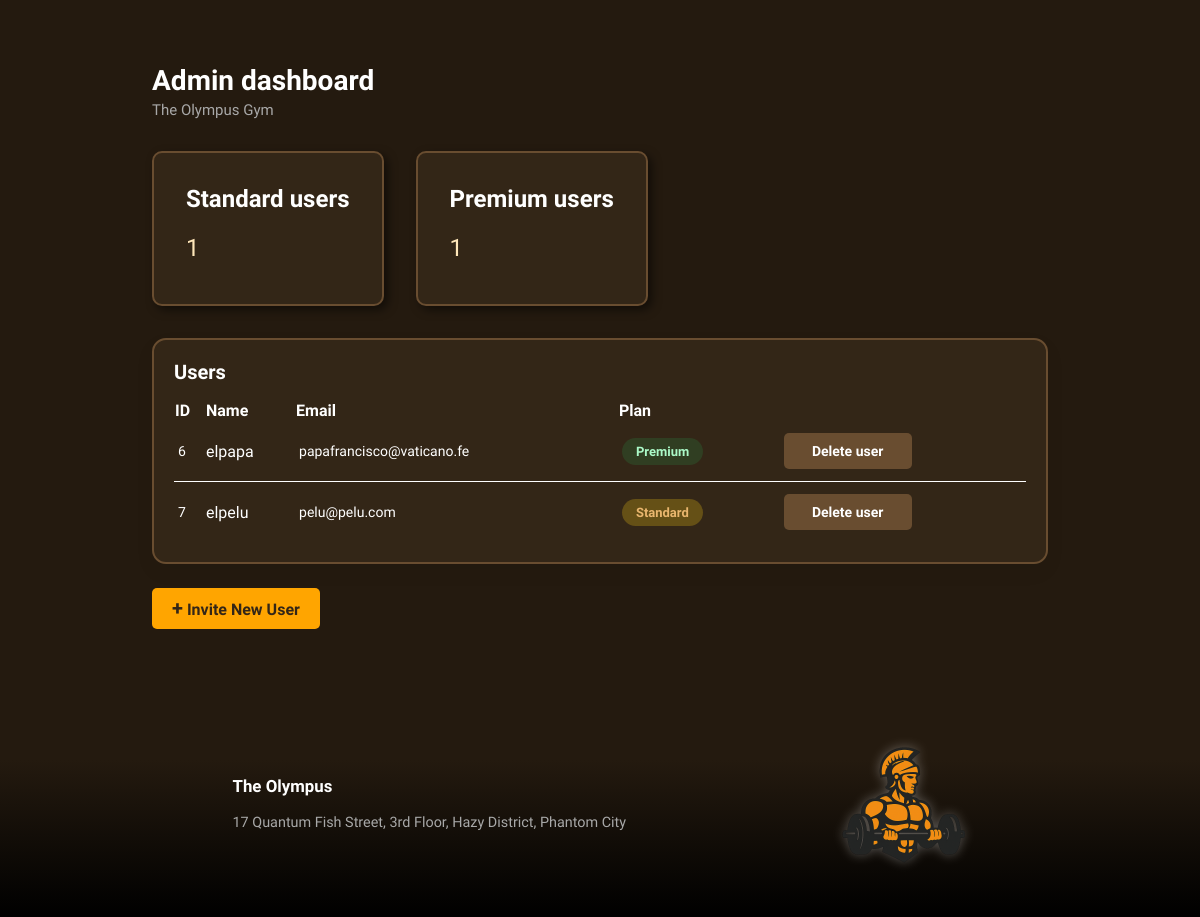
/admin-dashboard, run on an earlier commit of the app's database.
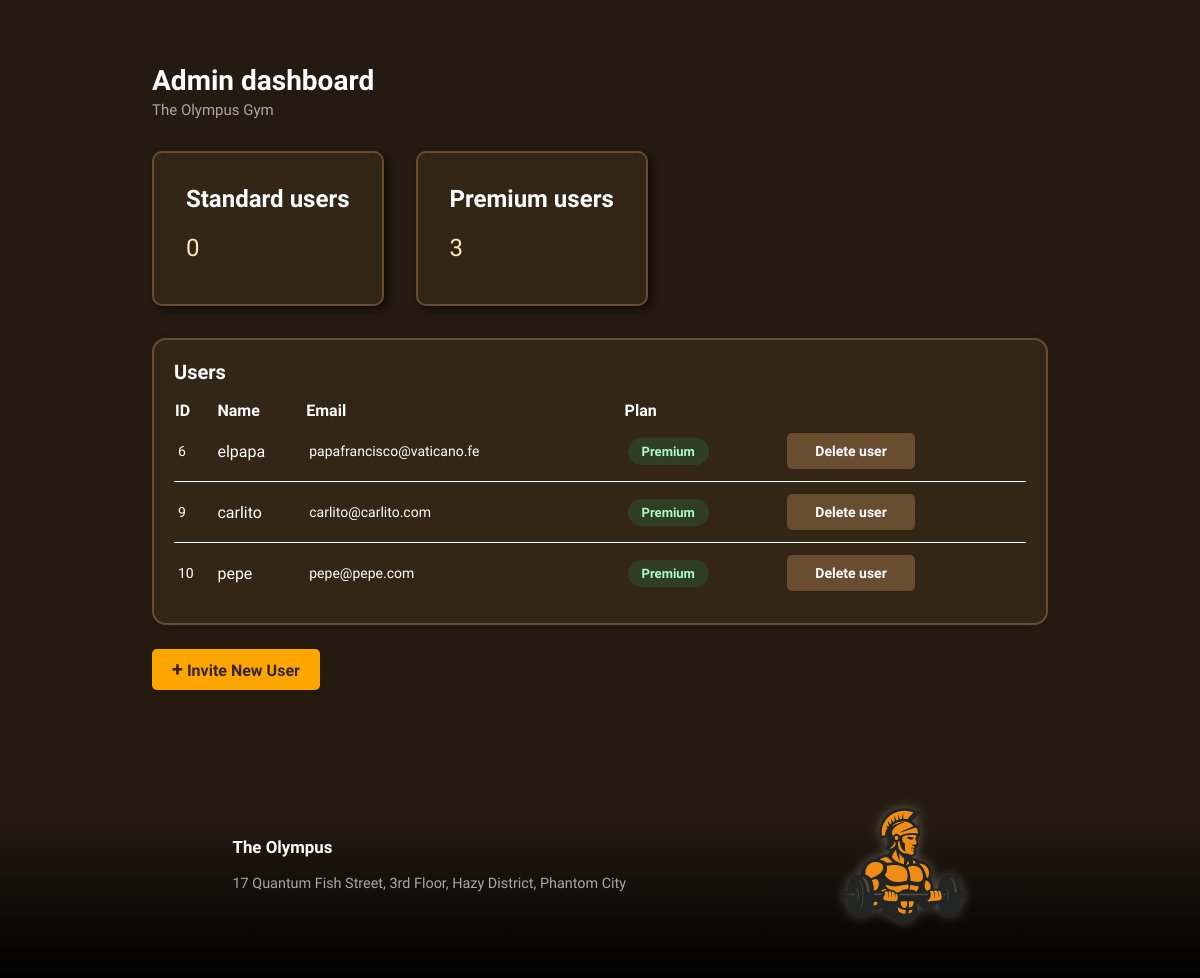
And on a later commit of the database.
### the_olympus/models.py (models this page shows, shortened)
class Profile(AbstractUser):
    plan = models.ForeignKey('Plan', on_delete=models.CASCADE, null=True, blank=True)
    role = models.CharField(max_length=20, choices=[('user', 'User'), ('admin', 'Admin')], default='user')
    deleted_at = models.DateTimeField(null=True, blank=True)
    bank_account = models.CharField(max_length=30, null=False, blank=False)

class Plan(models.Model):
    name = models.CharField(max_length=20)
    price = models.DecimalField(max_digits=6, decimal_places=2)
    features = models.JSONField(default=list)
    is_premium = models.BooleanField(default=False)

### the_olympus/views.py (the view)
# urls.py: path('admin-dashboard', ProfilesListView.as_view(), name='admin_dashboard'),
class ProfilesListView(ListView):
    model = Profile
    template_name = 'the_olympus/admin_dashboard.html'
    context_object_name = 'profiles'
    def get_queryset(self):
        return Profile.objects.filter(is_active=True, deleted_at__isnull=True)
    def get_context_data(self, **kwargs):
        context = super().get_context_data(**kwargs)
        context['premium_users_count'] = Profile.objects.filter(
            plan__is_premium=True,
            is_superuser=False,
            is_active=True,
            deleted_at__isnull=True
        ).count()
        context['standard_users_count'] = Profile.objects.filter(
            plan__is_premium=False,
            is_superuser=False,
            is_active=True,
            deleted_at__isnull=True
        ).count()
        return context

### the_olympus/templates/the_olympus/admin_dashboard.html (shortened to what this page needs)
{% extends 'the_olympus/_base.html' %} {% load static %} {% block content %}
<main class="panel-container">
  <div class="panel">
    <header class="panel__encabezado">
      <h1 class="panel__titulo">Admin dashboard</h1>
      <p class="panel__subtitulo">The Olympus Gym</p>
    </header>
    <div class="cards-container">
      <section class="card card--count">
        <header class="card__header card__header--plan">
          <h2 class="card__title">
            <span class="card__title-text">Standard users</span>
          </h2>
        </header>
        <div class="card__body">
          <p class="card__info card__info--count">{{ standard_users_count }}</p>
        </div>
      </section>
      <section class="card card--count">
        <header class="card__header card__header--plan">
          <h2 class="card__title">
            <span class="card__title-text">Premium users</span>
          </h2>
        </header>
        <div class="card__body">
          <p class="card__info card__info--count">{{ premium_users_count }}</p>
        </div>
      </section>
    </div>
    <section class="panel__tarjeta tarjeta">
      <h2 class="tarjeta__titulo">Users</h2>
      <div class="tarjeta__tabla-contenedor">
        <table class="tabla">
          <thead class="tabla__encabezado">
            <tr class="tabla__fila">
              <th class="tablacelda tablacelda--encabezado">ID</th>
              <th class="tablacelda tablacelda--encabezado">Name</th>
              <th class="tablacelda tablacelda--encabezado">Email</th>
              <th class="tablacelda tablacelda--encabezado">Plan</th>
            </tr>
          </thead>
          <tbody class="tabla__cuerpo">
            {% for profile in profiles %} {% if not profile.is_superuser %}
            <tr class="tabla__fila">
              <td class="tabla__celda">{{ profile.id }}</td>
              <td class="tablacelda tablacelda--negrita">
                {{ profile.username }}
              </td>
              <td class="tabla__celda">{{ profile.email }}</td>
              <td class="tabla__celda">
                <span class="etiqueta etiqueta--{{ profile.plan.name|lower }}"
                  >{{ profile.plan.name }}</span
                >
              </td>
              <td class="tabla__celda">
                <button
                  class="button button--delete-user clickable button--danger"
                  data-user-id="{{ profile.id }}"
                >
                  Delete user
                </button>
              </td>
            </tr>
            {% endif %} {% endfor %}
          </tbody>
        </table>
      </div>
    </section>
    <div class="panel__acciones">
      <a href="{% url 'create_invitation' %}">
        <button class="button clickable button--cta">
          <span class="boton__icono">+</span>
          Invite New User
        </button>
      </a>
    </div>
  </div>
</main>
{% endblock %}

### the_olympus/templates/the_olympus/_base.html (shortened to what this page needs)
{% load static %}
<!doctype html>
<html lang="en">
  <head>
    <link
      rel="stylesheet"
      href="{% static 'the_olympus/styles/styles.css' %}"
    />
  </head>
    {% block content %} {% endblock %}
    <footer class="footer">
      <div class="footer__info">
        <h3 class="footer__title">The Olympus</h3>
        <p class="footer__address">
          17 Quantum Fish Street, 3rd Floor, Hazy District, Phantom City
        </p>
      </div>
      <div class="footer__logo-container">
        <img
          class="footer__logo"
          src="{% static 'the_olympus/images/logo.png' %}"
          alt="The Olympus Logo"
        />
      </div>
    </footer>
  </body>
</html>

### the_olympus/static/the_olympus/styles/styles.css (style rules this page uses)
:root { --color-naranja: #ffa500; --color-fondo: #332617; --color-marron: #241a0f; --color-negro: #00000088; --color-gris: #a8a8a8; --color-borde: #694d30; --color-blanco: white; --color-verde: #abfac8; --color-azul: #a4bfec; --color-amarillo: #e9d481; --radio: 14px; --sombra: 0 8px 20px rgba(0, 0, 0, 0.05); --fuente: "Segoe UI", system-ui, sans-serif; }
html { scroll-behavior: smooth; }
* { margin: 0px; box-sizing: border-box; font-family: Lexend, sans-serif; }
.button { transition: all 100ms; font-size: inherit; background-color: #694d30; color: white; text-decoration: none; border: none; padding: 10px 20px; font-weight: bold; border-radius: 5px; cursor: pointer; min-width: 8rem; text-align: center; }
.button--cta { background-color: #ffa500; color: #332617; }
.hero__logo, .footer__logo { width: 100%; filter: drop-shadow(0 0 6px rgba(255, 255, 255, 0.3)); }
.footer { background-image: linear-gradient(to top, black 0%, #241a0f 70%); padding: 3rem 1.2rem; font-size: 0.9em; display: flex; justify-content: space-evenly; align-items: center; align-self: flex-end; }
.footer__info { max-width: 50%; }
.footer__title { margin-bottom: 1rem; }
.footer__address { color: #a8a8a8; line-height: 1.5; }
.footer__logo-container { width: 8rem; height: 8rem; max-width: 50%; }
.cards-container { display: flex; align-items: center; gap: 2rem; margin: 2rem 0; }
.card { border: 2px solid #694d30; border-radius: 10px; box-shadow: 4px 4px 10px rgba(0, 0, 0, 0.5); max-width: 30rem; padding: 2rem; background: #332617; display: flex; flex-direction: column; }
.card--count { margin: 0; }
.card__header { display: flex; gap: 1rem; align-items: center; margin-bottom: 1.5rem; }
.card__header--plan { margin-bottom: 0.7rem; }
.card__title { font-size: 1.2rem; font-weight: bold; width: 100%; display: flex; flex-direction: column; align-items: start; justify-content: space-between; gap: 0.5rem; }
.card__title-text { color: white; }
.card__body { line-height: 2; color: #ffe7ba; font-size: 0.8rem; flex: 1; }
.card__info { margin: 0; padding: 0; }
.card__info--count { margin: 0; padding: 0; font-size: 1.5rem; }
@media (min-width: 40rem) { .card__title { flex-direction: row; font-size: 1.5rem; } }
@media (min-width: 40rem) { .card__body { font-size: 1rem; } }
.panel-container { padding-block: 2rem; padding-inline: 10vw; }
.panel { margin: 2rem min(3vw, 2rem) 2rem min(3vw, 2rem); }
.panel__encabezado { margin-bottom: 2rem; }
.panel__titulo { font-size: 28px; font-weight: 700; color: var(--color-blanco); }
.panel__subtitulo { font-size: 15px; color: var(--color-gris); margin-top: 4px; }
.tarjeta { background-color: var(--color-fondo); border: 2px solid var(--color-borde); border-radius: var(--radio); padding: 20px; box-shadow: var(--sombra); }
.tarjeta__titulo { font-size: 20px; font-weight: 600; margin-bottom: 16px; color: var(--color-blanco); }
.tarjeta__tabla-contenedor { overflow-x: auto; }
.tabla { width: 100%; border-collapse: collapse; color: var(--color-blanco); }
.tabla__fila { border-bottom: 1px solid var(--color-blanco); text-align: left; }
.tabla__fila:last-child { border-bottom: none; }
.tabla__celda { padding: 12px 4px; font-size: 14px; color: var(--color-blanco); text-align: left; }
.etiqueta { display: inline-block; padding: 6px 14px; border-radius: 999px; font-size: 13px; font-weight: 600; }
.etiqueta--premium { background-color: rgba(34, 197, 94, 0.15); color: var(--color-verde); }
.panel__acciones { margin-top: 24px; }
.boton__icono { font-size: 20px; line-height: 1; }

What changed in the data, as far as the page shows it:
no longer on this page (row edited): Profile: id "7", username "elpelu", email "pelu@pelu.com", plan.name "Standard"
added Profile: id "9", username "carlito", email "carlito@carlito.com", plan.name "Premium"
added Profile: id "10", username "pepe", email "pepe@pepe.com", plan.name "Premium"
Also different on the page:
{{ standard_users_count }}: "1" → "0"
{{ premium_users_count }}: "1" → "3"
